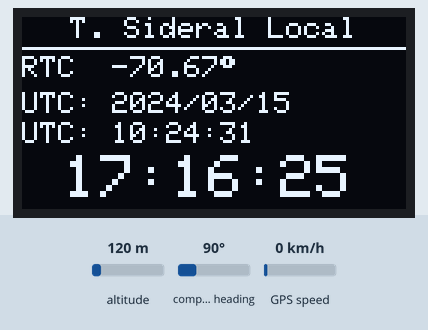
Simulated run of this sketch. Board: Arduino Uno, built with avr-gcc and run on an emulated ATmega328P. Shown: 128×64 one-colour display. Inputs (shaded band) come from the test bench; at power-on: altitude 120 m, compass heading 90°, GPS speed 0 km/h. The local clock reads 2024-03-15 10:24:30 at power-on unless the sketch sets it; the GPS gets a fix after 3 s at 37.7749, -122.4194 with 8 satellites.

Above: at 1.1 s.
At 3.1 s:
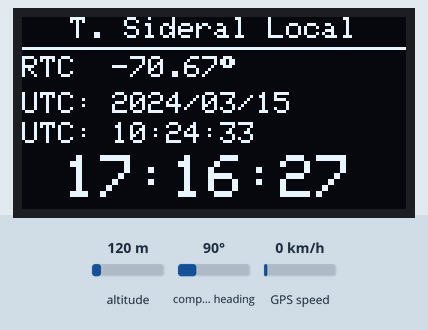
At 11.1 s:
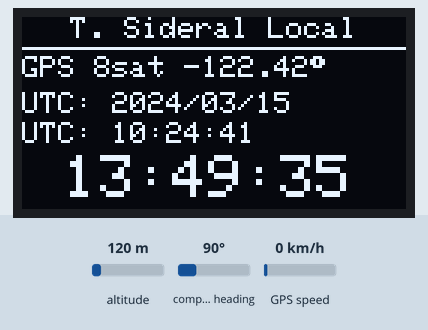
At 20.1 s:
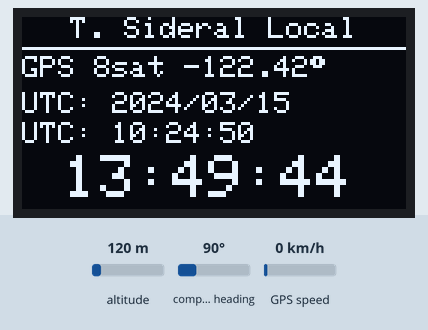
At 29.1 s:
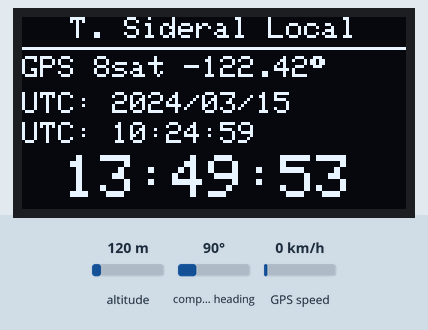
At 38.1 s:
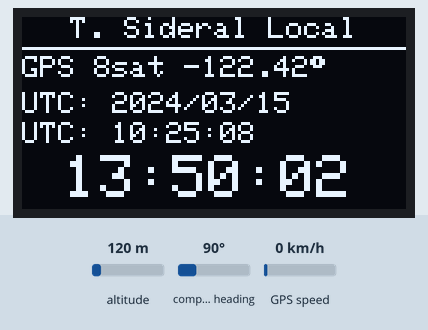

The sketch:

sideraltime_script.ino
```cpp
#include <Wire.h>
#include <Adafruit_GFX.h>
#include <Adafruit_SSD1306.h>
#include <RTClib.h>
#include <TinyGPS++.h>

#define SCREEN_WIDTH 128
#define SCREEN_HEIGHT 64
#define OLED_RESET    -1

// --- GPS ---
// El Uno solo tiene UN puerto UART de hardware (pines 0/1), el mismo que
// usa el USB para el Monitor Serie y para subir sketches. Lo usamos
// tambien para el GPS en vez de SoftwareSerial: SoftwareSerial reserva su
// propio buffer + logica adicional en RAM, y en un Uno (solo 2KB de RAM)
// eso deja muy poco margen para el buffer de pantalla del SSD1306, que se
// reserva dinamicamente (malloc) al llamar display.begin(). Si ese malloc
// no encuentra espacio, falla con "SSD1306 allocation failed" -- que es
// justo el sintoma que se ve al agregar GPS con SoftwareSerial.
//
// Cableado: GPS TX -> Arduino pin RX0 (pin 0). GPS RX no se usa (no le
// enviamos comandos), puede ir sin conectar.
//
// IMPORTANTE: desconecta el cable GPS TX -> RX0 mientras subes el sketch
// (el programador usa ese mismo pin), y reconectalo despues de subir.
#define GPS_BAUD 9600

// Reintentar sincronizar el RTC con el GPS cada 10 minutos si hay fix
const unsigned long RESYNC_INTERVAL_MS = 10UL * 60UL * 1000UL;
// Tiempo maximo esperando el primer fix al encender (ms)
const unsigned long TIMEOUT_FIX_INICIAL_MS = 45000UL;

Adafruit_SSD1306 display(SCREEN_WIDTH, SCREEN_HEIGHT, &Wire, OLED_RESET);
RTC_DS3231 rtc;
TinyGPSPlus gps;

// Longitud usada si el GPS no tiene fix (oeste = negativo)
const float LONGITUD_SANTIAGO = -70.6693;
const int   CORRECCION_SEG    = 0; // ajuste fino manual si aun lo necesitas

unsigned long ultimaActualizacion = 0;
unsigned long ultimoResync = 0;
bool gpsSincronizadoAlgunaVez = false;
bool gpsFixReciente = false; // fix visto en los ultimos segundos (para UI)

float calcularLST(int anio, int mes, int dia, int hora, int minuto, int segundo, float longitud) {
  if (mes <= 2) { anio--; mes += 12; }
  int A = anio / 100;
  int B = 2 - A + A / 4;
  long JD0 = (long)(365.25 * (anio + 4716))
           + (long)(30.6001 * (mes + 1))
           + dia + B - 1524;

  long D_entero = JD0 - 2451545L;
  float D_frac  = -0.5 + (hora + minuto / 60.0 + segundo / 3600.0) / 24.0;

  float GST = 280.46061837
            + fmod(360.98564736629 * D_entero, 360.0)
            + 360.98564736629 * D_frac;

  GST = fmod(GST, 360.0);
  if (GST < 0) GST += 360.0;

  float LST = GST / 15.0 + longitud / 15.0;
  LST = fmod(LST, 24.0);
  if (LST < 0) LST += 24.0;

  return LST;
}

// Lee todo lo disponible del GPS (por el UART de hardware) y, si hay
// datos de hora/fecha frescos y validos, ajusta el RTC (que pasa a
// guardar UTC directamente). Devuelve true si el RTC fue actualizado.
bool actualizarDesdeGPS() {
  while (Serial.available() > 0) {
    gps.encode(Serial.read());
  }

  gpsFixReciente = gps.location.isValid() && gps.location.age() < 3000;

  bool horaValida  = gps.time.isValid() && gps.time.age() < 1000;
  bool fechaValida = gps.date.isValid() && gps.date.age() < 1000;

  if (horaValida && fechaValida && gps.date.year() >= 2020) {
    DateTime utcGPS(gps.date.year(), gps.date.month(), gps.date.day(),
                     gps.time.hour(), gps.time.minute(), gps.time.second());
    rtc.adjust(utcGPS);
    gpsSincronizadoAlgunaVez = true;
    return true;
  }
  return false;
}

void setup() {
  // Un solo Serial.begin: se usa tanto para el Monitor Serie (debug)
  // como para leer al GPS, ya que comparten el mismo UART de hardware.
  Serial.begin(GPS_BAUD);

  if (!display.begin(SSD1306_SWITCHCAPVCC, 0x3C)) {
    Serial.println(F("SSD1306 allocation failed"));
    for (;;);
  }

  if (!rtc.begin()) {
    Serial.println(F("Couldn't find RTC"));
    while (1);
  }

  if (rtc.lostPower()) {
    // Solo como ultimo respaldo si el RTC nunca tuvo bateria/hora.
    // Sera corregido en cuanto el GPS obtenga el primer fix.
    rtc.adjust(DateTime(F(__DATE__), F(__TIME__)));
  }

  // Buscar el primer fix GPS antes de arrancar el loop principal,
  // para partir con la hora UTC correcta desde el encendido.
  display.clearDisplay();
  display.setTextSize(1);
  display.setTextColor(SSD1306_WHITE);
  display.setCursor(0, 0);
  display.print(F("Buscando GPS..."));
  display.display();

  unsigned long inicio = millis();
  while (millis() - inicio < TIMEOUT_FIX_INICIAL_MS) {
    if (actualizarDesdeGPS()) break;

    display.clearDisplay();
    display.setCursor(0, 0);
    display.print(F("Buscando GPS..."));
    display.setCursor(0, 12);
    display.print(F("Sats: "));
    display.print(gps.satellites.isValid() ? gps.satellites.value() : 0);
    display.setCursor(0, 24);
    display.print(F("Chars: "));
    display.print(gps.charsProcessed());
    display.display();
  }

  if (!gpsSincronizadoAlgunaVez) {
    Serial.println(F("Sin fix GPS inicial, usando hora del RTC."));
    if (gps.charsProcessed() < 10) {
      Serial.println(F("Aviso: no llegan datos NMEA. Revisa el cableado TX/RX y el baudrate."));
    }
  }

  ultimoResync = millis();
  display.clearDisplay();
  display.display();
}

void loop() {
  // Alimentar el parser GPS en cada vuelta del loop (no solo 1 vez/seg).
  while (Serial.available() > 0) {
    gps.encode(Serial.read());
  }

  unsigned long ahora = millis();

  if (ahora - ultimoResync >= RESYNC_INTERVAL_MS) {
    ultimoResync = ahora;
    actualizarDesdeGPS();
  } else {
    // igual actualiza el flag de fix reciente para la UI
    gpsFixReciente = gps.location.isValid() && gps.location.age() < 3000;
  }

  if (ahora - ultimaActualizacion < 1000) return;
  ultimaActualizacion = ahora;

  // El RTC ya guarda UTC (fue sincronizado por GPS), solo se aplica
  // la correccion fina manual en segundos si el usuario la definio.
  DateTime utc = DateTime(rtc.now().unixtime() + CORRECCION_SEG);

  float longitudActual = LONGITUD_SANTIAGO;
  if (gpsFixReciente) {
    longitudActual = gps.location.lng();
  }

  float lst = calcularLST(
    utc.year(), utc.month(), utc.day(),
    utc.hour(), utc.minute(), utc.second(),
    longitudActual
  );

  int lst_h = (int)lst;
  int lst_m = (int)((lst - lst_h) * 60);
  int lst_s = (int)(((lst - lst_h) * 60 - lst_m) * 60);

  display.clearDisplay();

  // Titulo
  display.setTextSize(1);
  display.setTextColor(SSD1306_WHITE);
  display.setCursor(16, 0);
  display.print(F("T. Sideral Local"));
  display.drawLine(0, 10, 127, 10, SSD1306_WHITE);

  // Estado GPS + longitud usada
  display.setCursor(0, 13);
  if (gpsFixReciente) {
    display.print(F("GPS "));
    display.print(gps.satellites.value());
    display.print(F("sat "));
  } else {
    display.print(F("RTC  "));
  }
  display.print(longitudActual, 2);
  display.print((char)247); // grado

  // Fecha UTC
  display.setCursor(0, 25);
  display.print(F("UTC: "));
  display.print(utc.year(), DEC);
  display.print('/');
  if (utc.month() < 10) display.print('0');
  display.print(utc.month(), DEC);
  display.print('/');
  if (utc.day() < 10) display.print('0');
  display.print(utc.day(), DEC);

  // Hora UTC
  display.setCursor(0, 35);
  display.print(F("UTC: "));
  if (utc.hour() < 10) display.print('0');
  display.print(utc.hour());
  display.print(':');
  if (utc.minute() < 10) display.print('0');
  display.print(utc.minute());
  display.print(':');
  if (utc.second() < 10) display.print('0');
  display.print(utc.second());

  // LST en grande
  display.setTextSize(2);
  display.setCursor(14, 46);
  if (lst_h < 10) display.print('0');
  display.print(lst_h);
  display.print(':');
  if (lst_m < 10) display.print('0');
  display.print(lst_m);
  display.print(':');
  if (lst_s < 10) display.print('0');
  display.print(lst_s);

  display.display();
}
```

Measured:
- what the display in image 0 shows lasts 1.0 s, from 1.0 s to 2.0 s
